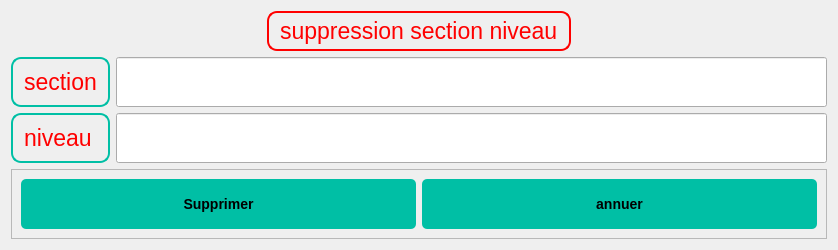
<?xml version="1.0" encoding="UTF-8"?>
<ui version="4.0">
 <class>Dialog</class>
 <widget class="QDialog" name="Dialog">
  <property name="geometry">
   <rect>
    <x>0</x>
    <y>0</y>
    <width>838</width>
    <height>246</height>
   </rect>
  </property>
  <property name="windowTitle">
   <string>Dialog</string>
  </property>
  <property name="styleSheet">
   <string notr="true">QLabel {
    background-color: none;
    border: 2px solid #00BFA5;
    border-radius: 10px;
    padding: 5px;
    color: #000000;
    font-size: 17pt;
    font-family: Arial, sans-serif;
}
QPushButton {
    font-family: &quot;Arial&quot;, sans-serif;
    font-size: 14px;
    font-weight: bold;
    color: #000000;
    background-color: #00BFA5;
    border: none;
    border-radius: 5px;
    padding: 8px 16px;
    text-align: center;
    text-transform: uppercase;
}

QPushButton:hover {
    background-color: #009980;
}
</string>
  </property>
  <layout class="QGridLayout" name="gridLayout">
   <item row="3" column="1">
    <widget class="QLineEdit" name="niveau">
     <property name="minimumSize">
      <size>
       <width>0</width>
       <height>50</height>
      </size>
     </property>
    </widget>
   </item>
   <item row="3" column="0">
    <widget class="QLabel" name="label_3">
     <property name="font">
      <font>
       <family>Arial,sans-serif</family>
       <pointsize>17</pointsize>
      </font>
     </property>
     <property name="styleSheet">
      <string notr="true">color : red;</string>
     </property>
     <property name="text">
      <string>niveau</string>
     </property>
    </widget>
   </item>
   <item row="2" column="1">
    <widget class="QLineEdit" name="section">
     <property name="minimumSize">
      <size>
       <width>0</width>
       <height>50</height>
      </size>
     </property>
     <property name="text">
      <string/>
     </property>
    </widget>
   </item>
   <item row="2" column="0">
    <widget class="QLabel" name="label_2">
     <property name="font">
      <font>
       <family>Arial,sans-serif</family>
       <pointsize>17</pointsize>
      </font>
     </property>
     <property name="styleSheet">
      <string notr="true">color : red;</string>
     </property>
     <property name="text">
      <string>section</string>
     </property>
    </widget>
   </item>
   <item row="1" column="0" colspan="2" alignment="Qt::AlignHCenter">
    <widget class="QLabel" name="label">
     <property name="font">
      <font>
       <family>Arial,sans-serif</family>
       <pointsize>17</pointsize>
      </font>
     </property>
     <property name="styleSheet">
      <string notr="true">
QLabel {
  background-color: none;
  border: 2px solid red;
  border-radius: 10px;
  padding: 5px;
  color: red;
  font-size: 17pt;
  font-family: Arial, sans-serif;
  

}
</string>
     </property>
     <property name="text">
      <string>suppression section niveau</string>
     </property>
    </widget>
   </item>
   <item row="4" column="0" colspan="2">
    <widget class="QFrame" name="frame">
     <property name="frameShape">
      <enum>QFrame::StyledPanel</enum>
     </property>
     <property name="frameShadow">
      <enum>QFrame::Raised</enum>
     </property>
     <layout class="QGridLayout" name="gridLayout_2">
      <item row="0" column="0">
       <widget class="QPushButton" name="pushButton">
        <property name="minimumSize">
         <size>
          <width>0</width>
          <height>50</height>
         </size>
        </property>
        <property name="styleSheet">
         <string notr="true">/* Buttons */
QPushButton {
    font-family: &quot;Arial&quot;, sans-serif;
    font-size: 14px;
    font-weight: bold;
    color: #000000; /* Black text color */
    background-color: #00BFA5; /* Teal button background color */
    border: none;
    border-radius: 5px;
    padding: 8px 16px;
    text-align: center; /* Center align button text */
    text-transform: uppercase; /* Uppercase button text */
}

QPushButton:hover {
    background-color: #009980; /* Darker teal button background color on hover */
}</string>
        </property>
        <property name="text">
         <string>Supprimer</string>
        </property>
       </widget>
      </item>
      <item row="0" column="1">
       <widget class="QPushButton" name="pushButton_2">
        <property name="minimumSize">
         <size>
          <width>0</width>
          <height>50</height>
         </size>
        </property>
        <property name="text">
         <string>annuer</string>
        </property>
       </widget>
      </item>
     </layout>
    </widget>
   </item>
  </layout>
 </widget>
 <resources/>
 <connections/>
</ui>
